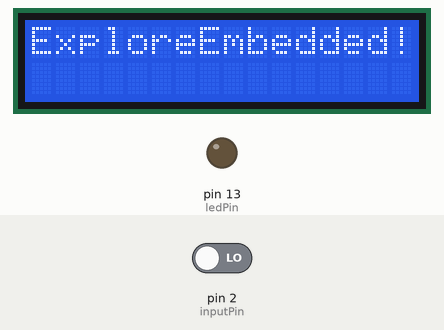
Bench run of a sketch on a simulated Arduino Uno, built with avr-gcc and run on an emulated ATmega328P. Parts: 16×2 character LCD, output pins drawn as LEDs (lit = HIGH). The inputs (shaded band) are chosen by the test bench; at power-on: pin 2 (inputPin) LOW.

Above: at 1.2 s.
1.3 s: pin 2 (inputPin) driven HIGH
At 2.0 s:
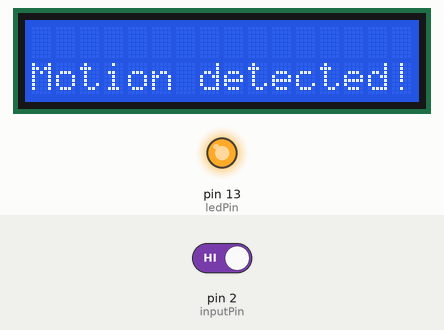
2.8 s: pin 2 (inputPin) driven LOW
At 3.2 s:
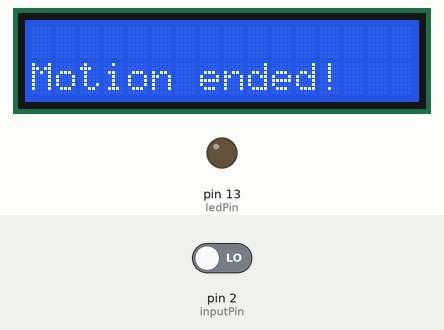
Timing chart, 0 to 5.8 s (numbered marks = the images above; inputs shaded):
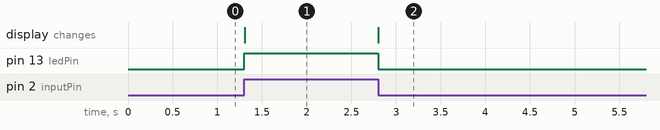

The sketch:

PIR.ino.ino
```cpp
/*
 * PIR sensor tester
 *
 *  The circuit:
 * LCD RS pin to digital pin 8
 * LCD Enable pin to digital pin 10
 * LCD D4 pin to digital pin 5
 * LCD D5 pin to digital pin 5
 * LCD D6 pin to digital pin 6
 * LCD D7 pin to digital pin 7
 */

 #include <LiquidCrystal.h>
 // initialize the library with the numbers of the interface pins
LiquidCrystal lcd(8, 10, 4, 5, 6, 7);

int ledPin = 13;                // choose the pin for the LED
int inputPin = 2;               // choose the input pin (for PIR sensor)
int pirState = LOW;             // we start, assuming no motion detected
int val = 0;                    // variable for reading the pin status

void setup() {
  pinMode(ledPin, OUTPUT);      // declare LED as output
  pinMode(inputPin, INPUT);     // declare sensor as input

  // set up the LCD's number of columns and rows:
  lcd.begin(16, 2);
  // Print a message to the LCD.
  lcd.print("ExploreEmbedded!");

}

void loop(){
  val = digitalRead(inputPin);  // read input value
  if (val == HIGH) {            // check if the input is HIGH
    digitalWrite(ledPin, HIGH);  // turn LED ON
    if (pirState == LOW) {
      // we have just turned on
      lcd.clear();
       lcd.setCursor(0, 1);
  // print when motion detected
  lcd.print("Motion detected!");

      pirState = HIGH;
    }
  } else {
    digitalWrite(ledPin, LOW); // turn LED OFF
    if (pirState == HIGH){
      // we have just turned of

       lcd.clear();
       lcd.setCursor(0, 1);
  // print the when motion not detected:
  lcd.print("Motion ended!");
      // We only want to print on the output change, not state
      pirState = LOW;
    }
  }
}
```

Measured:
- after the input at 1.3 s, pin 13 (ledPin): LOW → HIGH at once; the display: changes at once (image 1)
- after the input at 2.8 s, pin 13 (ledPin): HIGH → LOW at once; the display: changes at once (image 2)
